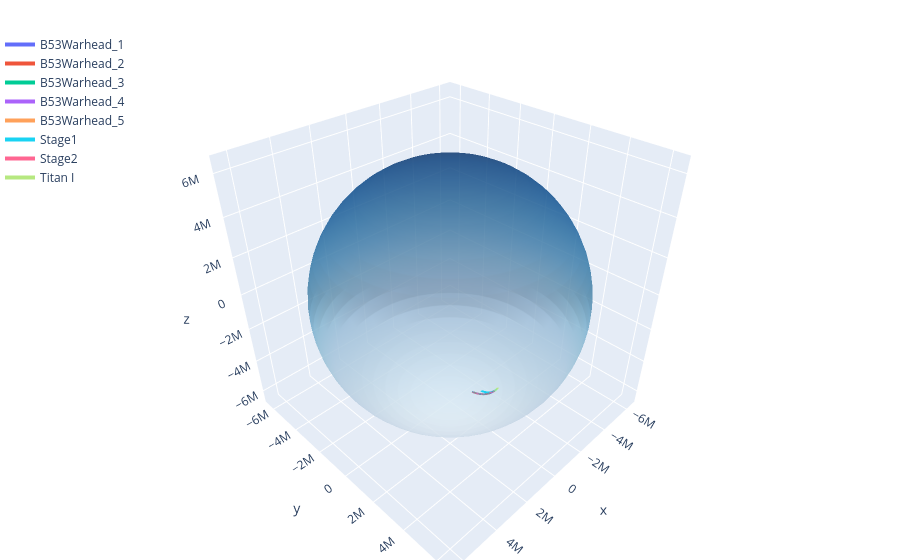

Notebook cell for this chart:
### Code cell
u, v = np.mgrid[0:2*np.pi:60j, 0:np.pi:30j]
R = earth.radius

fig = go.Figure()

# Planet sphere
fig.add_trace(go.Surface(
    x=R * np.cos(u) * np.sin(v),
    y=R * np.sin(u) * np.sin(v),
    z=R * np.cos(v),
    colorscale="Blues", showscale=False, opacity=0.6,
    name="Earth", hoverinfo="skip",
))

# One trace per object, coloured like seaborn hue="name"
colors = [
    "#636EFA", "#EF553B", "#00CC96", "#AB63FA", "#FFA15A",
    "#19D3F3", "#FF6692", "#B6E880", "#FF97FF", "#FECB52",
]
for i, (name, group) in enumerate(df.groupby("name", sort=False)):
    pos = np.stack(group.sort_values("time")["position"].values)
    fig.add_trace(go.Scatter3d(
        x=pos[:, 0], y=pos[:, 1], z=pos[:, 2],
        mode="lines",
        line=dict(width=4, color=colors[i % len(colors)]),
        name=name,
    ))

fig.update_layout(
    scene=dict(aspectmode="data"),
    legend=dict(x=0, y=1),
    margin=dict(l=0, r=0, t=30, b=0),
)
fig.show()

### Figure 1 — Plotly figure (JSON) as saved in the notebook; plotly's stock layout.template omitted (floating-point values rounded to 4 significant figures; data arrays with more than 128 entries replaced by an {"elided": "..."} marker saying what was removed)
{"data": [{"colorscale": [[0, "rgb(247,251,255)"], [0.125, "rgb(222,235,247)"], [0.25, "rgb(198,219,239)"], [0.375, "rgb(158,202,225)"], [0.5, "rgb(107,174,214)"], [0.625, "rgb(66,146,198)"], [0.75, "rgb(33,113,181)"], [0.875, "rgb(8,81,156)"], [1, "rgb(8,48,107)"]], "hoverinfo": "skip", "name": "Earth", "opacity": 0.6, "showscale": false, "type": "surface", "x": {"elided": "60x30 float values"}, "y": {"elided": "60x30 float values"}, "z": {"elided": "60x30 float values"}}, {"line": {"color": "#636EFA", "width": 4}, "mode": "lines", "name": "B53Warhead_1", "type": "scatter3d", "x": {"elided": "761 float values"}, "y": {"elided": "761 float values"}, "z": {"elided": "761 float values"}}, {"line": {"color": "#EF553B", "width": 4}, "mode": "lines", "name": "B53Warhead_2", "type": "scatter3d", "x": {"elided": "752 float values"}, "y": {"elided": "752 float values"}, "z": {"elided": "752 float values"}}, {"line": {"color": "#00CC96", "width": 4}, "mode": "lines", "name": "B53Warhead_3", "type": "scatter3d", "x": {"elided": "742 float values"}, "y": {"elided": "742 float values"}, "z": {"elided": "742 float values"}}, {"line": {"color": "#AB63FA", "width": 4}, "mode": "lines", "name": "B53Warhead_4", "type": "scatter3d", "x": {"elided": "730 float values"}, "y": {"elided": "730 float values"}, "z": {"elided": "730 float values"}}, {"line": {"color": "#FFA15A", "width": 4}, "mode": "lines", "name": "B53Warhead_5", "type": "scatter3d", "x": {"elided": "719 float values"}, "y": {"elided": "719 float values"}, "z": {"elided": "719 float values"}}, {"line": {"color": "#19D3F3", "width": 4}, "mode": "lines", "name": "Stage1", "type": "scatter3d", "x": {"elided": "894 float values"}, "y": {"elided": "894 float values"}, "z": {"elided": "894 float values"}}, {"line": {"color": "#FF6692", "width": 4}, "mode": "lines", "name": "Stage2", "type": "scatter3d", "x": {"elided": "985 float values"}, "y": {"elided": "985 float values"}, "z": {"elided": "985 float values"}}, {"line": {"color": "#B6E880", "width": 4}, "mode": "lines", "name": "Titan I", "type": "scatter3d", "x": {"elided": "349 float values"}, "y": {"elided": "349 float values"}, "z": {"elided": "349 float values"}}], "layout": {"legend": {"x": 0, "y": 1}, "margin": {"b": 0, "l": 0, "r": 0, "t": 30}, "scene": {"aspectmode": "data"}}}
